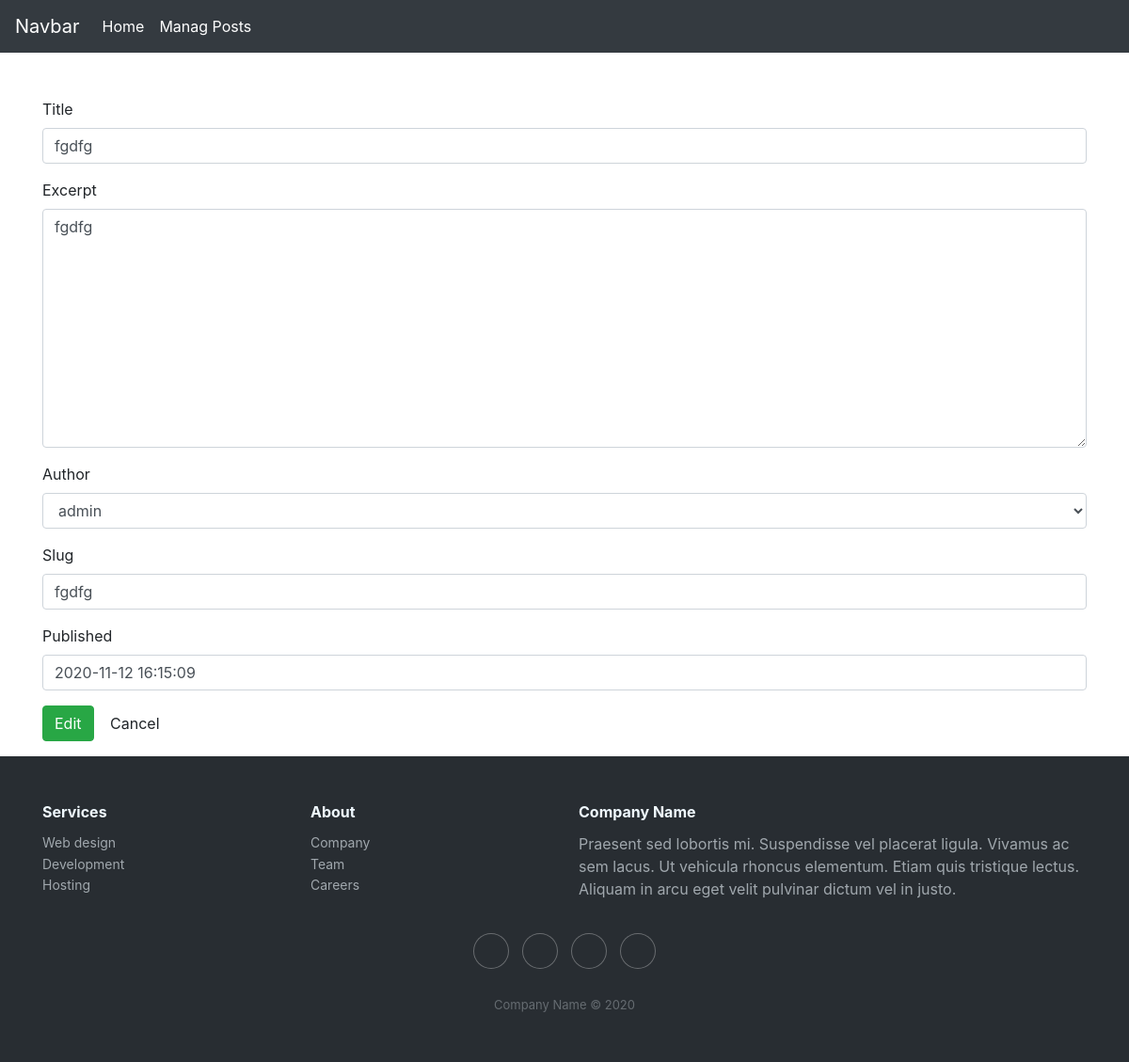
Page /edit/4/ on the committed database.
### core/models.py (models this page shows, shortened)
class Core(models.Model):
    title = models.CharField(max_length=200)
    excerpt = models.TextField(null=True)
    author = models.ForeignKey(User, on_delete=models.CASCADE, related_name='core')
    slug = models.SlugField(max_length=200, unique=True)
    updated = models.DateTimeField(auto_now_add=True)
    published = models.DateTimeField(default=timezone.now)
    class Meta:
        ordering = ['-published']

### core/views.py (the view)
# urls.py: path('edit/<int:pk>/', views.EditView.as_view(), name='edit'),
class EditView(UpdateView):
    model = Core
    template_name = "core/edit.html"
    fields = '__all__'
    pk_url_kwarg = 'pk'
    success_url = reverse_lazy('core:posts')

### core/templates/core/edit.html (shortened to what this page needs)
{% extends 'core/base.html' %}
{% load widget_tweaks %}
{% block content %}
<div class="container pt-5">
<form action="" method="post">
{% for field in  form.visible_fields %}
<div class="form-group">
    <label for="{{ field.id_for_label }}" class="">{{ field.label }}</label>
    {{ field|add_class:'form-control' }}
</div>
{% endfor %}
 <div class="form-group">
     <button type="submit" class="btn btn-success">
         <span class="<i class="fas fa-check-circle"></i></span>Edit
     </button>
     <a href="{% url 'core:posts' %}" class="btn btn-default">Cancel</a>
 </div>
</form>
</div>
{% endblock content %}

### rows in the picture
Core: visible_fields "fgdfg" "fgdfg" "admin" "fgdfg" "2020-11-12 16:15:09"

### other values in the picture
{{ field.label }} "Title" "Excerpt" "Author" "Slug" "Published"
